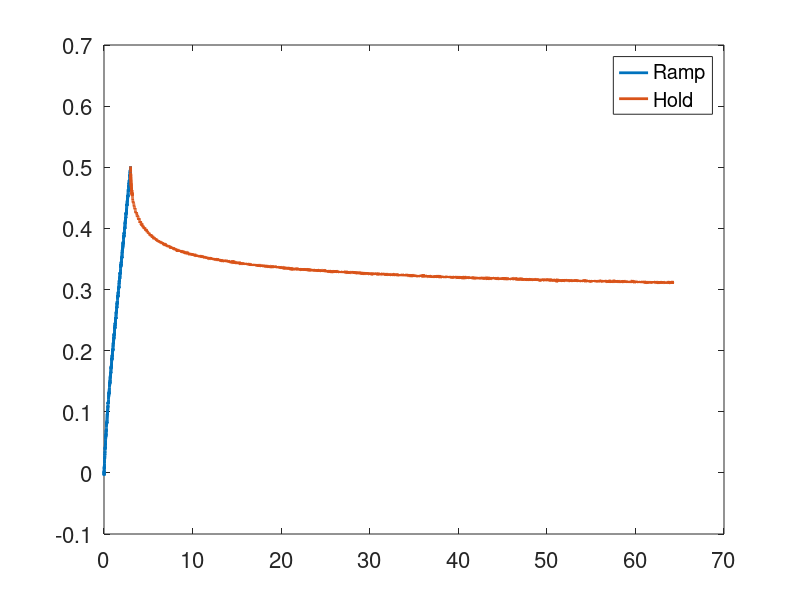

Write MATLAB code to recreate this figure. (Note: this script raises an error after producing the figure.)
%% Demo: Fitting ViscoElastic Model to Raw Data

clear; clc; close all

%import raw data
load dependencies/RawUniaxialData.mat

%visualize raw data from ramp-hold-ramp to failure test
plot(t(1:t1i),S(1:t1i),'linewidth',2,'displayname','Ramp'); hold on
plot(t(t1i:t2i),S(t1i:t2i),'linewidth',2,'displayname','Hold'); hold on
% plot(t(t2i:end),S(t2i:end),'linewidth',2,'displayname','Ramp'); hold on
legend('location','northeast')
set(gca,'fontsize',16)

%create a time vector to interpolate from. Let's just fit to the ramp-hold
%portion of the data for this test
time = [linspace(0,t(t1i-2),30) logspace(log10(t(t1i)),log10(t(t2i)),30)];

%create decimated datasets for fitting
strain = interp1(t,s,time);
stress = interp1(t,S,time);
%plot(time,stress,'k.','markersize',10,'HandleVisibility','off'); hold on

%initialze a guess for Einf - the long term modulus. If using a nonlinear
%elasticity model, you'll need to initialize more coefficients
Einf = 1.5*S(t1i)/s(t1i);

%intialize some guesses for g_i and tau_i. The length of these vectors
%determines the prony series order (must be the same length)
g = [0.25 0.25]; %these must sum to <1
tau = [0.1 2]; %usually separate these by an order of magnitude

%reshape the inputs into a vector of initial guesses
X0 = [Einf reshape([g; tau],1,[])];

%formulate a constraint system to prevent sum(g_i) from exceeding 1.0
%(remember, g_i is stored in X0(2:2:end))
A = zeros(2*length(g)+1);
A(1,2:2:end) = 1;
b = zeros(2*length(g)+1,1);
b(1) = 1; 

%define lower and upper bounds on variables. 
lb = zeros(2*length(g)+1,1);
ub = [2*Einf reshape([ones(1,length(g)); 10*g], 1,[])];

%solve for the model coefficients
options = optimset('MaxFunEvals',1000);
X = fmincon(@(X) errorFunc(X,time,strain,t,S,0),X0,A,b,[],[],lb,ub,[],options);

%rerun with plotting option enabled
errorFunc(X,time,strain,t,S,1);

%check against analytical solution (this works for LE ramp hold only)
Sanalytical = eval_LE_Prony_CloseFormRampHold(t(t1i),s(t1i),X(1),X(2:2:end),X(3:2:end),time);
plot(time,Sanalytical,'k.','displayname','Analytical Prony','markersize',10)

function e = errorFunc(X,time,strain,t,S,plotme)

%extract the coefficients
Einf = X(1);
g = X(2:2:end);
tau = X(3:2:end);

%generate a stress vs time response
Sfit = computeViscoElasticResponse(time,strain,g,tau,'LE',Einf);

error = (interp1(t,S,time)'-Sfit);

e = sumsqr(error);

if plotme
    %plot fit data
    plot(time,Sfit,'k--','linewidth',1.5,'DisplayName','Discrete Prony Fit')
    set(gca,'fontname','georgia','fontsize',16)
    
    %print model coefficients
    fprintf('\n E0: %1.3f\n',X(1));
    fprintf(' gi: \t tau:\n ---\t ----\n');
    fprintf('%1.2f \t %1.2f\n',X(2:end));
    drawnow
end

end
